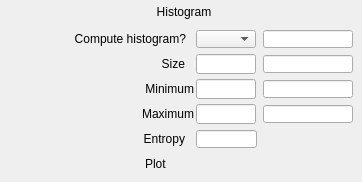
   <widget class="caFrame" name="caFrame_1">
    <property name="geometry">
     <rect>
      <x>755</x>
      <y>245</y>
      <width>362</width>
      <height>182</height>
     </rect>
    </property>
    <widget class="caGraphics" name="caRectangle_1">
     <property name="geometry">
      <rect>
       <x>127</x>
       <y>2</y>
       <width>107</width>
       <height>21</height>
      </rect>
     </property>
     <property name="foreground">
      <color>
       <red>218</red>
       <green>218</green>
       <blue>218</blue>
      </color>
     </property>
     <property name="linestyle" stdset="0">
      <enum>caGraphics::Solid</enum>
     </property>
     <property name="fillstyle" stdset="0">
      <enum>caGraphics::Filled</enum>
     </property>
     <property name="lineColor">
      <color>
       <red>218</red>
       <green>218</green>
       <blue>218</blue>
      </color>
     </property>
     <property name="form">
      <enum>caGraphics::Rectangle</enum>
     </property>
    </widget>
    <widget class="caLabel" name="caLabel_1">
     <property name="geometry">
      <rect>
       <x>130</x>
       <y>2</y>
       <width>108</width>
       <height>20</height>
      </rect>
     </property>
     <property name="frameShape">
      <enum>QFrame::NoFrame</enum>
     </property>
     <property name="text">
      <string>Histogram</string>
     </property>
     <property name="alignment">
      <set>Qt::AlignAbsolute|Qt::AlignCenter|Qt::AlignHCenter|Qt::AlignVCenter</set>
     </property>
     <property name="fontScaleMode">
      <enum>ESimpleLabel::WidthAndHeight</enum>
     </property>
     <property name="foreground">
      <color>
       <red>10</red>
       <green>0</green>
       <blue>184</blue>
      </color>
     </property>
     <property name="background">
      <color alpha="0">
       <red>10</red>
       <green>0</green>
       <blue>184</blue>
      </color>
     </property>
    </widget>
    <widget class="caMenu" name="caMenu_0">
     <property name="geometry">
      <rect>
       <x>196</x>
       <y>30</y>
       <width>60</width>
       <height>18</height>
      </rect>
     </property>
     <property name="channel" stdset="0">
      <string>$(P)$(R)ComputeHistogram</string>
     </property>
     <property name="colorMode">
      <enum>caMenu::Static</enum>
     </property>
     <property name="foreground">
      <color>
       <red>0</red>
       <green>0</green>
       <blue>0</blue>
      </color>
     </property>
     <property name="background">
      <color>
       <red>115</red>
       <green>223</green>
       <blue>255</blue>
      </color>
     </property>
    </widget>
    <widget class="caLabel" name="caLabel_2">
     <property name="geometry">
      <rect>
       <x>-30</x>
       <y>29</y>
       <width>216</width>
       <height>20</height>
      </rect>
     </property>
     <property name="frameShape">
      <enum>QFrame::NoFrame</enum>
     </property>
     <property name="text">
      <string>Compute histogram?</string>
     </property>
     <property name="alignment">
      <set>Qt::AlignAbsolute|Qt::AlignRight|Qt::AlignTrailing|Qt::AlignVCenter</set>
     </property>
     <property name="fontScaleMode">
      <enum>ESimpleLabel::WidthAndHeight</enum>
     </property>
     <property name="foreground">
      <color>
       <red>0</red>
       <green>0</green>
       <blue>0</blue>
      </color>
     </property>
     <property name="background">
      <color alpha="0">
       <red>0</red>
       <green>0</green>
       <blue>0</blue>
      </color>
     </property>
    </widget>
    <widget class="caTextEntry" name="caTextEntry_0">
     <property name="geometry">
      <rect>
       <x>196</x>
       <y>54</y>
       <width>60</width>
       <height>20</height>
      </rect>
     </property>
     <property name="channel" stdset="0">
      <string>$(P)$(R)HistSize</string>
     </property>
     <property name="foreground">
      <color>
       <red>0</red>
       <green>0</green>
       <blue>0</blue>
      </color>
     </property>
     <property name="background">
      <color>
       <red>115</red>
       <green>223</green>
       <blue>255</blue>
      </color>
     </property>
     <property name="colorMode">
      <enum>caLineEdit::Static</enum>
     </property>
     <property name="precisionMode">
      <enum>caLineEdit::Channel</enum>
     </property>
     <property name="limitsMode">
      <enum>caLineEdit::Channel</enum>
     </property>
     <property name="maxValue">
      <double>1.000000000000000</double>
     </property>
     <property name="minValue">
      <double>0.000000000000000</double>
     </property>
     <property name="fontScaleMode">
      <enum>caLineEdit::WidthAndHeight</enum>
     </property>
     <property name="formatType">
      <enum>caLineEdit::decimal</enum>
     </property>
    </widget>
    <widget class="caLabel" name="caLabel_3">
     <property name="geometry">
      <rect>
       <x>115</x>
       <y>54</y>
       <width>70</width>
       <height>20</height>
      </rect>
     </property>
     <property name="frameShape">
      <enum>QFrame::NoFrame</enum>
     </property>
     <property name="text">
      <string>Size</string>
     </property>
     <property name="alignment">
      <set>Qt::AlignAbsolute|Qt::AlignRight|Qt::AlignTrailing|Qt::AlignVCenter</set>
     </property>
     <property name="fontScaleMode">
      <enum>ESimpleLabel::WidthAndHeight</enum>
     </property>
     <property name="foreground">
      <color>
       <red>0</red>
       <green>0</green>
       <blue>0</blue>
      </color>
     </property>
     <property name="background">
      <color alpha="0">
       <red>0</red>
       <green>0</green>
       <blue>0</blue>
      </color>
     </property>
    </widget>
    <widget class="caTextEntry" name="caTextEntry_1">
     <property name="geometry">
      <rect>
       <x>196</x>
       <y>79</y>
       <width>60</width>
       <height>20</height>
      </rect>
     </property>
     <property name="channel" stdset="0">
      <string>$(P)$(R)HistMin</string>
     </property>
     <property name="foreground">
      <color>
       <red>0</red>
       <green>0</green>
       <blue>0</blue>
      </color>
     </property>
     <property name="background">
      <color>
       <red>115</red>
       <green>223</green>
       <blue>255</blue>
      </color>
     </property>
     <property name="colorMode">
      <enum>caLineEdit::Static</enum>
     </property>
     <property name="precisionMode">
      <enum>caLineEdit::Channel</enum>
     </property>
     <property name="limitsMode">
      <enum>caLineEdit::Channel</enum>
     </property>
     <property name="maxValue">
      <double>1.000000000000000</double>
     </property>
     <property name="minValue">
      <double>0.000000000000000</double>
     </property>
     <property name="fontScaleMode">
      <enum>caLineEdit::WidthAndHeight</enum>
     </property>
     <property name="formatType">
      <enum>caLineEdit::decimal</enum>
     </property>
    </widget>
    <widget class="caLabel" name="caLabel_4">
     <property name="geometry">
      <rect>
       <x>110</x>
       <y>79</y>
       <width>84</width>
       <height>20</height>
      </rect>
     </property>
     <property name="frameShape">
      <enum>QFrame::NoFrame</enum>
     </property>
     <property name="text">
      <string>Minimum</string>
     </property>
     <property name="alignment">
      <set>Qt::AlignAbsolute|Qt::AlignRight|Qt::AlignTrailing|Qt::AlignVCenter</set>
     </property>
     <property name="fontScaleMode">
      <enum>ESimpleLabel::WidthAndHeight</enum>
     </property>
     <property name="foreground">
      <color>
       <red>0</red>
       <green>0</green>
       <blue>0</blue>
      </color>
     </property>
     <property name="background">
      <color alpha="0">
       <red>0</red>
       <green>0</green>
       <blue>0</blue>
      </color>
     </property>
    </widget>
    <widget class="caTextEntry" name="caTextEntry_2">
     <property name="geometry">
      <rect>
       <x>196</x>
       <y>104</y>
       <width>60</width>
       <height>20</height>
      </rect>
     </property>
     <property name="channel" stdset="0">
      <string>$(P)$(R)HistMax</string>
     </property>
     <property name="foreground">
      <color>
       <red>0</red>
       <green>0</green>
       <blue>0</blue>
      </color>
     </property>
     <property name="background">
      <color>
       <red>115</red>
       <green>223</green>
       <blue>255</blue>
      </color>
     </property>
     <property name="colorMode">
      <enum>caLineEdit::Static</enum>
     </property>
     <property name="precisionMode">
      <enum>caLineEdit::Channel</enum>
     </property>
     <property name="limitsMode">
      <enum>caLineEdit::Channel</enum>
     </property>
     <property name="maxValue">
      <double>1.000000000000000</double>
     </property>
     <property name="minValue">
      <double>0.000000000000000</double>
     </property>
     <property name="fontScaleMode">
      <enum>caLineEdit::WidthAndHeight</enum>
     </property>
     <property name="formatType">
      <enum>caLineEdit::decimal</enum>
     </property>
    </widget>
    <widget class="caLabel" name="caLabel_5">
     <property name="geometry">
      <rect>
       <x>110</x>
       <y>104</y>
       <width>84</width>
       <height>20</height>
      </rect>
     </property>
     <property name="frameShape">
      <enum>QFrame::NoFrame</enum>
     </property>
     <property name="text">
      <string>Maximum</string>
     </property>
     <property name="alignment">
      <set>Qt::AlignAbsolute|Qt::AlignRight|Qt::AlignTrailing|Qt::AlignVCenter</set>
     </property>
     <property name="fontScaleMode">
      <enum>ESimpleLabel::WidthAndHeight</enum>
     </property>
     <property name="foreground">
      <color>
       <red>0</red>
       <green>0</green>
       <blue>0</blue>
      </color>
     </property>
     <property name="background">
      <color alpha="0">
       <red>0</red>
       <green>0</green>
       <blue>0</blue>
      </color>
     </property>
    </widget>
    <widget class="caLineEdit" name="caLineEdit_0">
     <property name="geometry">
      <rect>
       <x>196</x>
       <y>130</y>
       <width>61</width>
       <height>18</height>
      </rect>
     </property>
     <property name="alignment">
      <set>Qt::AlignAbsolute|Qt::AlignLeading|Qt::AlignLeft|Qt::AlignVCenter</set>
     </property>
     <property name="channel" stdset="0">
      <string>$(P)$(R)HistEntropy_RBV</string>
     </property>
     <property name="foreground">
      <color>
       <red>10</red>
       <green>0</green>
       <blue>184</blue>
      </color>
     </property>
     <property name="background">
      <color>
       <red>187</red>
       <green>187</green>
       <blue>187</blue>
      </color>
     </property>
     <property name="colorMode">
      <enum>caLineEdit::Static</enum>
     </property>
     <property name="precisionMode">
      <enum>caLineEdit::Channel</enum>
     </property>
     <property name="limitsMode">
      <enum>caLineEdit::Channel</enum>
     </property>
     <property name="maxValue">
      <double>1.000000000000000</double>
     </property>
     <property name="minValue">
      <double>0.000000000000000</double>
     </property>
     <property name="fontScaleMode">
      <enum>caLineEdit::WidthAndHeight</enum>
     </property>
     <property name="formatType">
      <enum>caLineEdit::decimal</enum>
     </property>
    </widget>
    <widget class="caLabel" name="caLabel_6">
     <property name="geometry">
      <rect>
       <x>85</x>
       <y>129</y>
       <width>100</width>
       <height>20</height>
      </rect>
     </property>
     <property name="frameShape">
      <enum>QFrame::NoFrame</enum>
     </property>
     <property name="text">
      <string>Entropy</string>
     </property>
     <property name="alignment">
      <set>Qt::AlignAbsolute|Qt::AlignRight|Qt::AlignTrailing|Qt::AlignVCenter</set>
     </property>
     <property name="fontScaleMode">
      <enum>ESimpleLabel::WidthAndHeight</enum>
     </property>
     <property name="foreground">
      <color>
       <red>0</red>
       <green>0</green>
       <blue>0</blue>
      </color>
     </property>
     <property name="background">
      <color alpha="0">
       <red>0</red>
       <green>0</green>
       <blue>0</blue>
      </color>
     </property>
    </widget>
    <widget class="caGraphics" name="caRectangle_2">
     <property name="geometry">
      <rect>
       <x>0</x>
       <y>0</y>
       <width>360</width>
       <height>180</height>
      </rect>
     </property>
     <property name="foreground">
      <color>
       <red>0</red>
       <green>0</green>
       <blue>0</blue>
      </color>
     </property>
     <property name="linestyle" stdset="0">
      <enum>caGraphics::Solid</enum>
     </property>
     <property name="lineColor">
      <color>
       <red>0</red>
       <green>0</green>
       <blue>0</blue>
      </color>
     </property>
     <property name="form">
      <enum>caGraphics::Rectangle</enum>
     </property>
     <property name="background" stdset="0">
      <color alpha="0">
       <red>0</red>
       <green>0</green>
       <blue>0</blue>
      </color>
     </property>
    </widget>
    <widget class="caLineEdit" name="caLineEdit_1">
     <property name="geometry">
      <rect>
       <x>263</x>
       <y>30</y>
       <width>90</width>
       <height>18</height>
      </rect>
     </property>
     <property name="alignment">
      <set>Qt::AlignAbsolute|Qt::AlignLeading|Qt::AlignLeft|Qt::AlignVCenter</set>
     </property>
     <property name="channel" stdset="0">
      <string>$(P)$(R)ComputeHistogram_RBV</string>
     </property>
     <property name="foreground">
      <color>
       <red>10</red>
       <green>0</green>
       <blue>184</blue>
      </color>
     </property>
     <property name="background">
      <color>
       <red>70</red>
       <green>70</green>
       <blue>70</blue>
      </color>
     </property>
     <property name="colorMode">
      <enum>caLineEdit::Alarm_Static</enum>
     </property>
     <property name="precisionMode">
      <enum>caLineEdit::Channel</enum>
     </property>
     <property name="limitsMode">
      <enum>caLineEdit::Channel</enum>
     </property>
     <property name="maxValue">
      <double>1.000000000000000</double>
     </property>
     <property name="minValue">
      <double>0.000000000000000</double>
     </property>
     <property name="fontScaleMode">
      <enum>caLineEdit::WidthAndHeight</enum>
     </property>
     <property name="formatType">
      <enum>caLineEdit::decimal</enum>
     </property>
    </widget>
    <widget class="caLineEdit" name="caLineEdit_2">
     <property name="geometry">
      <rect>
       <x>263</x>
       <y>55</y>
       <width>90</width>
       <height>18</height>
      </rect>
     </property>
     <property name="alignment">
      <set>Qt::AlignAbsolute|Qt::AlignLeading|Qt::AlignLeft|Qt::AlignVCenter</set>
     </property>
     <property name="channel" stdset="0">
      <string>$(P)$(R)HistSize_RBV</string>
     </property>
     <property name="foreground">
      <color>
       <red>10</red>
       <green>0</green>
       <blue>184</blue>
      </color>
     </property>
     <property name="background">
      <color>
       <red>187</red>
       <green>187</green>
       <blue>187</blue>
      </color>
     </property>
     <property name="colorMode">
      <enum>caLineEdit::Static</enum>
     </property>
     <property name="precisionMode">
      <enum>caLineEdit::Channel</enum>
     </property>
     <property name="limitsMode">
      <enum>caLineEdit::Channel</enum>
     </property>
     <property name="maxValue">
      <double>1.000000000000000</double>
     </property>
     <property name="minValue">
      <double>0.000000000000000</double>
     </property>
     <property name="fontScaleMode">
      <enum>caLineEdit::WidthAndHeight</enum>
     </property>
     <property name="formatType">
      <enum>caLineEdit::decimal</enum>
     </property>
    </widget>
    <widget class="caLineEdit" name="caLineEdit_3">
     <property name="geometry">
      <rect>
       <x>263</x>
       <y>80</y>
       <width>90</width>
       <height>18</height>
      </rect>
     </property>
     <property name="alignment">
      <set>Qt::AlignAbsolute|Qt::AlignLeading|Qt::AlignLeft|Qt::AlignVCenter</set>
     </property>
     <property name="channel" stdset="0">
      <string>$(P)$(R)HistMin_RBV</string>
     </property>
     <property name="foreground">
      <color>
       <red>10</red>
       <green>0</green>
       <blue>184</blue>
      </color>
     </property>
     <property name="background">
      <color>
       <red>187</red>
       <green>187</green>
       <blue>187</blue>
      </color>
     </property>
     <property name="colorMode">
      <enum>caLineEdit::Static</enum>
     </property>
     <property name="precisionMode">
      <enum>caLineEdit::Channel</enum>
     </property>
     <property name="limitsMode">
      <enum>caLineEdit::Channel</enum>
     </property>
     <property name="maxValue">
      <double>1.000000000000000</double>
     </property>
     <property name="minValue">
      <double>0.000000000000000</double>
     </property>
     <property name="fontScaleMode">
      <enum>caLineEdit::WidthAndHeight</enum>
     </property>
     <property name="formatType">
      <enum>caLineEdit::decimal</enum>
     </property>
    </widget>
    <widget class="caLineEdit" name="caLineEdit_4">
     <property name="geometry">
      <rect>
       <x>263</x>
       <y>105</y>
       <width>90</width>
       <height>18</height>
      </rect>
     </property>
     <property name="alignment">
      <set>Qt::AlignAbsolute|Qt::AlignLeading|Qt::AlignLeft|Qt::AlignVCenter</set>
     </property>
     <property name="channel" stdset="0">
      <string>$(P)$(R)HistMax_RBV</string>
     </property>
     <property name="foreground">
      <color>
       <red>10</red>
       <green>0</green>
       <blue>184</blue>
      </color>
     </property>
     <property name="background">
      <color>
       <red>187</red>
       <green>187</green>
       <blue>187</blue>
      </color>
     </property>
     <property name="colorMode">
      <enum>caLineEdit::Static</enum>
     </property>
     <property name="precisionMode">
      <enum>caLineEdit::Channel</enum>
     </property>
     <property name="limitsMode">
      <enum>caLineEdit::Channel</enum>
     </property>
     <property name="maxValue">
      <double>1.000000000000000</double>
     </property>
     <property name="minValue">
      <double>0.000000000000000</double>
     </property>
     <property name="fontScaleMode">
      <enum>caLineEdit::WidthAndHeight</enum>
     </property>
     <property name="formatType">
      <enum>caLineEdit::decimal</enum>
     </property>
    </widget>
    <widget class="caFrame" name="caFrame_2">
     <property name="geometry">
      <rect>
       <x>145</x>
       <y>154</y>
       <width>113</width>
       <height>22</height>
      </rect>
     </property>
     <widget class="caRelatedDisplay" name="caRelatedDisplay_0">
      <property name="geometry">
       <rect>
        <x>51</x>
        <y>0</y>
        <width>60</width>
        <height>20</height>
       </rect>
      </property>
      <property name="foreground">
       <color>
        <red>0</red>
        <green>0</green>
        <blue>0</blue>
       </color>
      </property>
      <property name="background">
       <color>
        <red>115</red>
        <green>223</green>
        <blue>255</blue>
       </color>
      </property>
      <property name="labels">
       <string>netCDF file #1</string>
      </property>
      <property name="files">
       <string>NDPlot.ui</string>
      </property>
      <property name="args">
       <string>P=$(P),R=$(R),DATA=Histogram_RBV,TITLE=Histogram,XLABEL=Bin Number,YLABEL=Counts</string>
      </property>
      <property name="stackingMode" stdset="0">
       <enum>caRowColMenu::Menu</enum>
      </property>
      <property name="removeParent" stdset="0">
       <string>false</string>
      </property>
     </widget>
     <widget class="caLabel" name="caLabel_7">
      <property name="geometry">
       <rect>
        <x>0</x>
        <y>0</y>
        <width>48</width>
        <height>20</height>
       </rect>
      </property>
      <property name="frameShape">
       <enum>QFrame::NoFrame</enum>
      </property>
      <property name="text">
       <string>Plot</string>
      </property>
      <property name="alignment">
       <set>Qt::AlignAbsolute|Qt::AlignLeading|Qt::AlignLeft|Qt::AlignVCenter</set>
      </property>
      <property name="fontScaleMode">
       <enum>ESimpleLabel::WidthAndHeight</enum>
      </property>
      <property name="foreground">
       <color>
        <red>0</red>
        <green>0</green>
        <blue>0</blue>
       </color>
      </property>
      <property name="background">
       <color alpha="0">
        <red>0</red>
        <green>0</green>
        <blue>0</blue>
       </color>
      </property>
     </widget>
    </widget>
    <zorder>caRectangle_2</zorder>
    <zorder>caRectangle_1</zorder>
    <zorder>caLabel_1</zorder>
    <zorder>caMenu_0</zorder>
    <zorder>caLabel_2</zorder>
    <zorder>caTextEntry_0</zorder>
    <zorder>caLabel_3</zorder>
    <zorder>caTextEntry_1</zorder>
    <zorder>caLabel_4</zorder>
    <zorder>caTextEntry_2</zorder>
    <zorder>caLabel_5</zorder>
    <zorder>caLineEdit_0</zorder>
    <zorder>caLabel_6</zorder>
    <zorder>caLineEdit_1</zorder>
    <zorder>caLineEdit_2</zorder>
    <zorder>caLineEdit_3</zorder>
    <zorder>caLineEdit_4</zorder>
    <zorder>caFrame_2</zorder>
   </widget>
